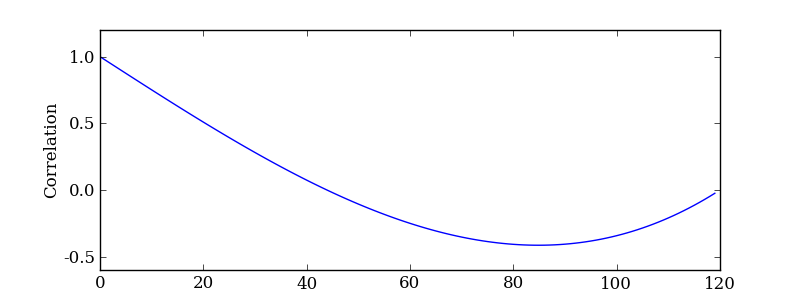

The script that saved this image:
# coding=utf-8

import matplotlib.pyplot as plt
import numpy as np
#import matplotlib
#zhfont1 = matplotlib.font_manager.FontProperties(fname='/home/lyh/.fonts/simsun.ttc')

x = np.arange(120.0)
N = len(x)
mu = 1.0/N*sum(x)

c = np.zeros(N)
for k in range(N):
    c[k] = sum((x[:N-k]-mu)*(x[k:]-mu))/sum((x-mu)**2)

plt.figure(figsize=(8,3))
plt.plot(x, c)
#plt.ylabel(u'Correlation相关函数', fontproperties=zhfont1)
plt.ylabel(u'Correlation')
plt.savefig('correlation.png')
